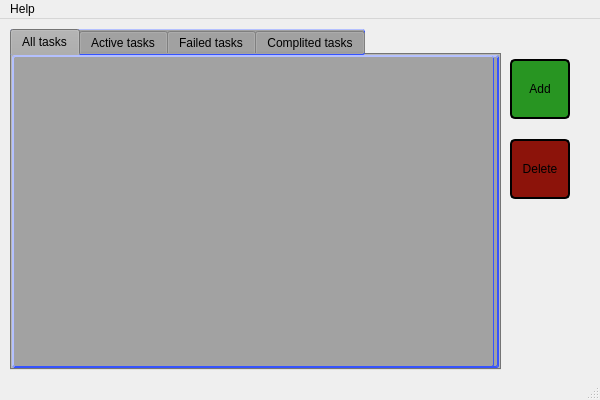
<?xml version="1.0" encoding="UTF-8"?>
<ui version="4.0">
 <class>MainWindow</class>
 <widget class="QMainWindow" name="MainWindow">
  <property name="geometry">
   <rect>
    <x>0</x>
    <y>0</y>
    <width>600</width>
    <height>400</height>
   </rect>
  </property>
  <property name="minimumSize">
   <size>
    <width>600</width>
    <height>400</height>
   </size>
  </property>
  <property name="maximumSize">
   <size>
    <width>600</width>
    <height>400</height>
   </size>
  </property>
  <property name="windowTitle">
   <string>ToDo</string>
  </property>
  <property name="styleSheet">
   <string notr="true"/>
  </property>
  <widget class="QWidget" name="centralwidget">
   <widget class="QPushButton" name="pushButton">
    <property name="geometry">
     <rect>
      <x>510</x>
      <y>40</y>
      <width>60</width>
      <height>60</height>
     </rect>
    </property>
    <property name="minimumSize">
     <size>
      <width>60</width>
      <height>60</height>
     </size>
    </property>
    <property name="maximumSize">
     <size>
      <width>60</width>
      <height>60</height>
     </size>
    </property>
    <property name="cursor">
     <cursorShape>PointingHandCursor</cursorShape>
    </property>
    <property name="styleSheet">
     <string notr="true">Background:rgb(40, 149, 34);Color:black;border-radius: 5px; border-style: outset;border-width: 2px;
</string>
    </property>
    <property name="text">
     <string>Add</string>
    </property>
   </widget>
   <widget class="QPushButton" name="pushButton_2">
    <property name="geometry">
     <rect>
      <x>510</x>
      <y>120</y>
      <width>60</width>
      <height>60</height>
     </rect>
    </property>
    <property name="minimumSize">
     <size>
      <width>60</width>
      <height>60</height>
     </size>
    </property>
    <property name="maximumSize">
     <size>
      <width>60</width>
      <height>60</height>
     </size>
    </property>
    <property name="cursor">
     <cursorShape>PointingHandCursor</cursorShape>
    </property>
    <property name="styleSheet">
     <string notr="true">Background:rgb(140, 19, 10);Color:black;border-radius: 5px; border-style: outset;border-width: 2px;</string>
    </property>
    <property name="text">
     <string>Delete</string>
    </property>
   </widget>
   <widget class="QTabWidget" name="tabWidget">
    <property name="geometry">
     <rect>
      <x>10</x>
      <y>10</y>
      <width>491</width>
      <height>341</height>
     </rect>
    </property>
    <property name="cursor">
     <cursorShape>ArrowCursor</cursorShape>
    </property>
    <property name="styleSheet">
     <string notr="true">border-radius: 2px; border-width: 1px;border-color:rgb(53, 83, 255); border-style: outset;
background-color:rgb(162, 162, 162)</string>
    </property>
    <property name="currentIndex">
     <number>0</number>
    </property>
    <property name="elideMode">
     <enum>Qt::ElideNone</enum>
    </property>
    <widget class="QWidget" name="tab_4">
     <property name="styleSheet">
      <string notr="true">background-color:rgb(162, 162, 162)</string>
     </property>
     <attribute name="title">
      <string>All tasks</string>
     </attribute>
     <widget class="QTableView" name="tableAll">
      <property name="geometry">
       <rect>
        <x>0</x>
        <y>0</y>
        <width>481</width>
        <height>311</height>
       </rect>
      </property>
      <attribute name="horizontalHeaderDefaultSectionSize">
       <number>77</number>
      </attribute>
     </widget>
    </widget>
    <widget class="QWidget" name="tab">
     <property name="styleSheet">
      <string notr="true">background-color:rgb(162, 162, 162)</string>
     </property>
     <attribute name="title">
      <string>Active tasks</string>
     </attribute>
     <widget class="QTableView" name="tableActive">
      <property name="geometry">
       <rect>
        <x>0</x>
        <y>0</y>
        <width>481</width>
        <height>311</height>
       </rect>
      </property>
      <attribute name="horizontalHeaderDefaultSectionSize">
       <number>77</number>
      </attribute>
     </widget>
    </widget>
    <widget class="QWidget" name="tab_2">
     <property name="styleSheet">
      <string notr="true">background-color:rgb(162, 162, 162)</string>
     </property>
     <attribute name="title">
      <string>Failed tasks</string>
     </attribute>
     <widget class="QTableView" name="tableFailed">
      <property name="geometry">
       <rect>
        <x>0</x>
        <y>0</y>
        <width>481</width>
        <height>311</height>
       </rect>
      </property>
      <attribute name="horizontalHeaderDefaultSectionSize">
       <number>77</number>
      </attribute>
     </widget>
    </widget>
    <widget class="QWidget" name="tab_3">
     <property name="styleSheet">
      <string notr="true">background-color:rgb(162, 162, 162)</string>
     </property>
     <attribute name="title">
      <string>Complited tasks</string>
     </attribute>
     <widget class="QTableView" name="tableComplited">
      <property name="geometry">
       <rect>
        <x>0</x>
        <y>0</y>
        <width>481</width>
        <height>311</height>
       </rect>
      </property>
      <attribute name="horizontalHeaderDefaultSectionSize">
       <number>77</number>
      </attribute>
     </widget>
    </widget>
   </widget>
  </widget>
  <widget class="QMenuBar" name="menubar">
   <property name="geometry">
    <rect>
     <x>0</x>
     <y>0</y>
     <width>600</width>
     <height>22</height>
    </rect>
   </property>
   <widget class="QMenu" name="menuHelp">
    <property name="cursor">
     <cursorShape>PointingHandCursor</cursorShape>
    </property>
    <property name="title">
     <string>Help</string>
    </property>
    <addaction name="separator"/>
    <addaction name="separator"/>
    <addaction name="actionAbout_add"/>
    <addaction name="separator"/>
    <addaction name="actionAbout_delete"/>
    <addaction name="separator"/>
    <addaction name="actionAbout_edit"/>
    <addaction name="separator"/>
    <addaction name="actionAbout_mark"/>
   </widget>
   <addaction name="menuHelp"/>
  </widget>
  <widget class="QStatusBar" name="statusbar"/>
  <action name="actionAbout_add">
   <property name="text">
    <string>About add</string>
   </property>
  </action>
  <action name="actionAbout_delete">
   <property name="text">
    <string>About delete</string>
   </property>
  </action>
  <action name="actionAbout_edit">
   <property name="text">
    <string>About edit</string>
   </property>
  </action>
  <action name="actionAbout_mark">
   <property name="text">
    <string>About mark</string>
   </property>
  </action>
 </widget>
 <resources/>
 <connections/>
</ui>
